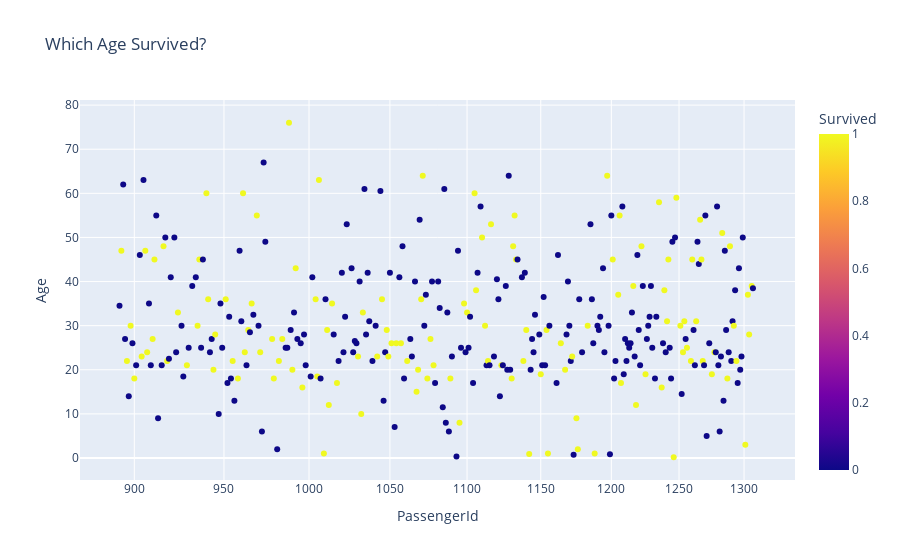

Notebook cell for this chart:
### Code cell
df = pd.read_csv('../input/test-file/tested.csv') # 테스트 파일 불러오기

for template in ["plotly"]: #'plotly' 템플릿을 사용하여 산점도를 생성
    fig = px.scatter(df,
                     x="PassengerId", y="Age", color="Survived", # x축에는 승객 ID를 y축에는 나이를 설정, 색상은 생존에 따라 다르게 설정
                     log_x=True, size_max=20, # x축을 로그 스케일로 설정, 최대크기 20 설정
                     template=template, title="Which Age Survived?") # 제목을 Which age survived로 설정
    fig.show() # 생성된 산점도를 화면에 표시

### Figure 1 — Plotly figure (JSON) as saved in the notebook; plotly's stock layout.template omitted (floating-point values rounded to 4 significant figures; data arrays with more than 128 entries replaced by an {"elided": "..."} marker saying what was removed)
{"data": [{"hoverlabel": {"namelength": 0}, "hovertemplate": "PassengerId=%{x}<br>Age=%{y}<br>Survived=%{marker.color}", "legendgroup": "", "marker": {"color": {"elided": "418 int values"}, "coloraxis": "coloraxis", "symbol": "circle"}, "mode": "markers", "name": "", "showlegend": false, "type": "scatter", "x": {"elided": "418 int values"}, "xaxis": "x", "y": {"elided": "418 float values"}, "yaxis": "y"}], "layout": {"coloraxis": {"colorbar": {"title": {"text": "Survived"}}, "colorscale": [[0, "#0d0887"], [0.1111, "#46039f"], [0.2222, "#7201a8"], [0.3333, "#9c179e"], [0.4444, "#bd3786"], [0.5556, "#d8576b"], [0.6667, "#ed7953"], [0.7778, "#fb9f3a"], [0.8889, "#fdca26"], [1, "#f0f921"]]}, "legend": {"tracegroupgap": 0}, "title": {"text": "Which Age Survived?"}, "xaxis": {"anchor": "y", "domain": [0, 1], "title": {"text": "PassengerId"}, "type": "log", "range": [2.94, 3.127], "autorange": true}, "yaxis": {"anchor": "x", "domain": [0, 1], "title": {"text": "Age"}, "type": "linear", "range": [-5.384, 81.55], "autorange": true}, "autosize": true}}
